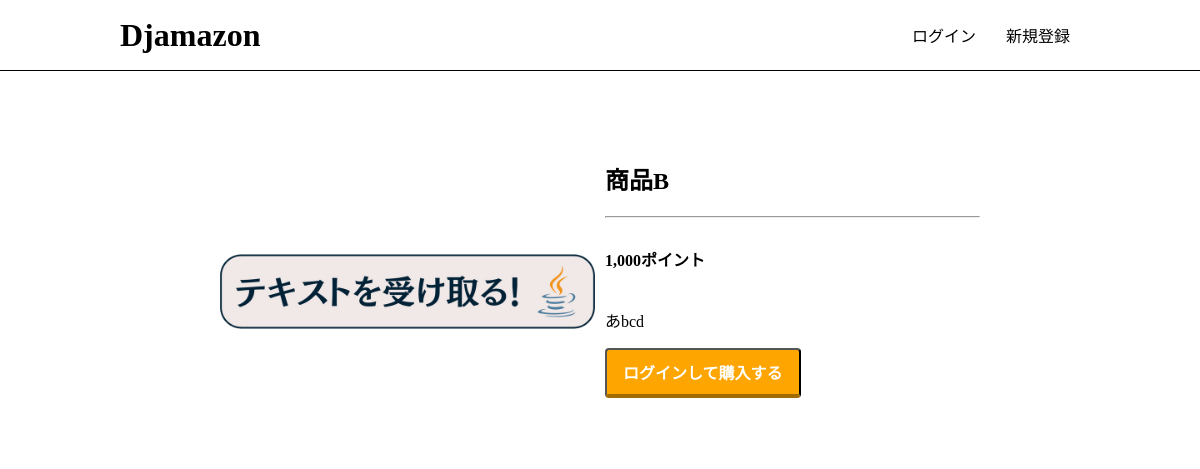
Screenshot of /product/2/ with the database file from the repository.
### app/models.py (models this page shows, shortened)
class Product(models.Model):
    name = models.CharField(max_length=100)
    description = models.TextField(blank=True)
    price = models.PositiveIntegerField(default=0)
    image = models.ImageField(upload_to='product')

### app/views.py (the view, shortened to what this page needs)
# urls.py: path('product/<int:product_id>/', views.detail, name='detail'),
def detail(request, product_id):
    product = get_object_or_404(Product, pk=product_id)
    add_to_cart_form = AddToCartForm()
    context = {
        'product': product,
        'add_to_cart_form': add_to_cart_form,
    }
    return render(request, 'app/detail.html', context)

### app/templates/app/detail.html (shortened to what this page needs)
{% extends 'app/base.html' %}
{% load humanize %}
{% block content %}
<div class="product-detail">
    <div class="product-detail-image">
        <img src="{{ product.image.url }}" class="product-img">
    </div>
    <div class="product-detail-info">
        <h2>{{ product.name}} </h2>
        <hr>
        <div class="point-fav-section">
            <h4>{{ product.price | intcomma }}ポイント</h4>
        </div>
        <p>{{ product.description}}</p>
        <div>
            {% if request.user.is_authenticated %}
                <form action="{% url 'app:detail' product.id %}" method="POST">
                {% csrf_token %}
                {{ add_to_cart_form.as_p }}
                    <button class="purchase-button" type="submit">
                        カートに追加する
                    </button>
                </form>
            {% else %}
            <a href="{% url 'app:login' %}?next={{ request.path }}">
                <button class="purchase-button">ログインして購入する</button>
            </a>
            {% endif %}
            </div>
    </div>
</div>
{% endblock %}

### static/css/style.css (style rules this page uses)
html, body { margin: 0; }
div { box-sizing: border-box; }
a { text-decoration: none; color: #000; }
.product-img { width: 100%; max-width: 500px; height: 300px; object-fit: cover; border-radius: 4px; }
.product-detail { display: flex; justify-content: flex-start; padding: 10px; }
.product-detail-image { flex: 1; }
.product-detail-info { flex: 1; }
.product-img { object-fit: contain; }
.product-detail-info { margin-left: 10px; }
.product-detail-info .point-fav-section { display: flex; justify-content: space-between; align-items: center; }
.product-detail-info .purchase-button { display: inline-block; text-align: center; background-color: orange; font-size: 16px; color: #FFF; font-weight: bold; padding: 10px 16px; border-radius: 4px; border-bottom: 4px solid #a26a03; }

### rows the page displays
Product: image (picture), name "商品B", price "1,000", description "あbcd"
